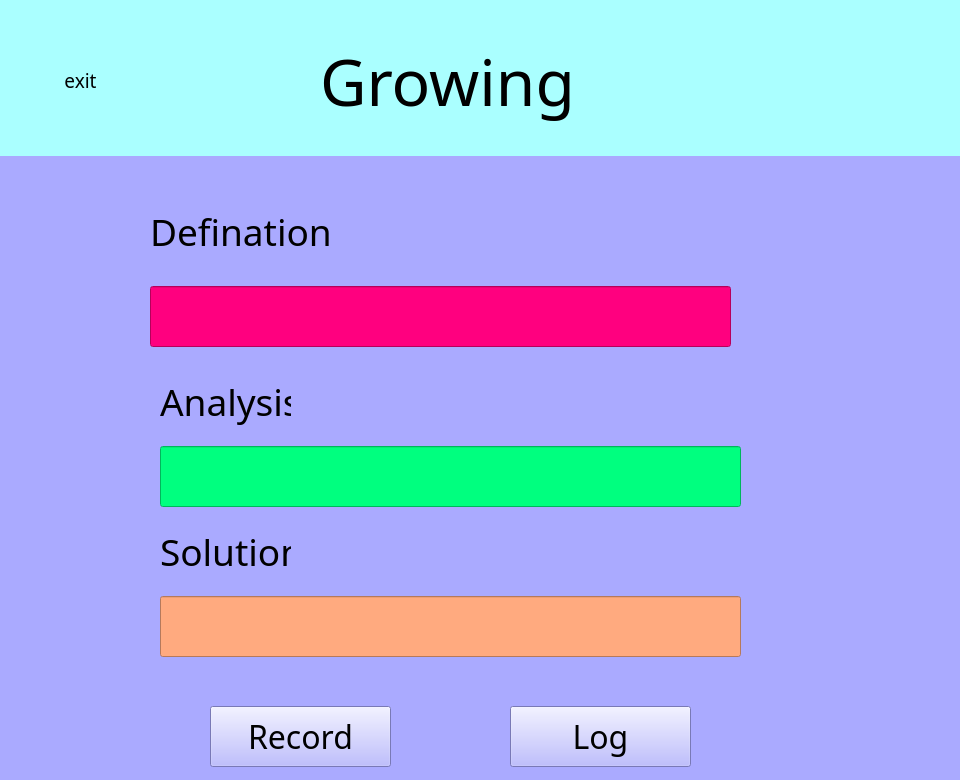
<?xml version="1.0" encoding="UTF-8"?>
<ui version="4.0">
 <class>Form</class>
 <widget class="QWidget" name="Form">
  <property name="geometry">
   <rect>
    <x>0</x>
    <y>0</y>
    <width>960</width>
    <height>780</height>
   </rect>
  </property>
  <property name="minimumSize">
   <size>
    <width>960</width>
    <height>780</height>
   </size>
  </property>
  <property name="maximumSize">
   <size>
    <width>960</width>
    <height>780</height>
   </size>
  </property>
  <property name="windowTitle">
   <string>Form</string>
  </property>
  <layout class="QVBoxLayout" name="verticalLayout" stretch="1,4">
   <property name="spacing">
    <number>0</number>
   </property>
   <property name="leftMargin">
    <number>0</number>
   </property>
   <property name="topMargin">
    <number>0</number>
   </property>
   <property name="rightMargin">
    <number>0</number>
   </property>
   <property name="bottomMargin">
    <number>0</number>
   </property>
   <item>
    <widget class="QWidget" name="widget" native="true">
     <property name="styleSheet">
      <string notr="true">background-color: rgb(170, 255, 255);</string>
     </property>
     <widget class="QLabel" name="label">
      <property name="geometry">
       <rect>
        <x>320</x>
        <y>40</y>
        <width>311</width>
        <height>81</height>
       </rect>
      </property>
      <property name="font">
       <font>
        <family>华文楷体</family>
        <pointsize>48</pointsize>
       </font>
      </property>
      <property name="text">
       <string>Growing</string>
      </property>
     </widget>
     <widget class="QPushButton" name="pushButton_5">
      <property name="geometry">
       <rect>
        <x>50</x>
        <y>50</y>
        <width>61</width>
        <height>61</height>
       </rect>
      </property>
      <property name="font">
       <font>
        <family>.萍方-简</family>
        <pointsize>14</pointsize>
       </font>
      </property>
      <property name="styleSheet">
       <string notr="true">QPushButton {
	border-radius:25px;
	color: rgb(0,0,0);
}

QPushButton:hover {
	border:4px double rgb(85, 0, 127);
	background-color:rgb(0, 255, 255);
}
</string>
      </property>
      <property name="text">
       <string>exit</string>
      </property>
     </widget>
    </widget>
   </item>
   <item>
    <widget class="QWidget" name="widget_2" native="true">
     <property name="styleSheet">
      <string notr="true">background-color: rgb(170, 170, 255);</string>
     </property>
     <widget class="QLineEdit" name="Reason_le">
      <property name="geometry">
       <rect>
        <x>150</x>
        <y>130</y>
        <width>581</width>
        <height>61</height>
       </rect>
      </property>
      <property name="font">
       <font>
        <family>华文楷体</family>
        <pointsize>24</pointsize>
       </font>
      </property>
      <property name="styleSheet">
       <string notr="true">background-color: rgb(255, 0, 127);</string>
      </property>
      <property name="clearButtonEnabled">
       <bool>true</bool>
      </property>
     </widget>
     <widget class="QLabel" name="label_2">
      <property name="geometry">
       <rect>
        <x>150</x>
        <y>50</y>
        <width>301</width>
        <height>51</height>
       </rect>
      </property>
      <property name="font">
       <font>
        <family>华文楷体</family>
        <pointsize>28</pointsize>
       </font>
      </property>
      <property name="text">
       <string>Defination</string>
      </property>
     </widget>
     <widget class="QLabel" name="label_3">
      <property name="geometry">
       <rect>
        <x>160</x>
        <y>220</y>
        <width>131</width>
        <height>51</height>
       </rect>
      </property>
      <property name="font">
       <font>
        <family>华文楷体</family>
        <pointsize>28</pointsize>
       </font>
      </property>
      <property name="text">
       <string>Analysis</string>
      </property>
     </widget>
     <widget class="QLineEdit" name="Necessity_le">
      <property name="geometry">
       <rect>
        <x>160</x>
        <y>290</y>
        <width>581</width>
        <height>61</height>
       </rect>
      </property>
      <property name="font">
       <font>
        <family>华文楷体</family>
        <pointsize>24</pointsize>
       </font>
      </property>
      <property name="styleSheet">
       <string notr="true">background-color: rgb(0, 255, 127);</string>
      </property>
      <property name="clearButtonEnabled">
       <bool>true</bool>
      </property>
     </widget>
     <widget class="QLabel" name="label_4">
      <property name="geometry">
       <rect>
        <x>160</x>
        <y>370</y>
        <width>131</width>
        <height>51</height>
       </rect>
      </property>
      <property name="font">
       <font>
        <family>华文楷体</family>
        <pointsize>28</pointsize>
       </font>
      </property>
      <property name="text">
       <string>Solution</string>
      </property>
     </widget>
     <widget class="QLineEdit" name="Action_le">
      <property name="geometry">
       <rect>
        <x>160</x>
        <y>440</y>
        <width>581</width>
        <height>61</height>
       </rect>
      </property>
      <property name="font">
       <font>
        <family>华文楷体</family>
        <pointsize>24</pointsize>
       </font>
      </property>
      <property name="styleSheet">
       <string notr="true">background-color: rgb(255, 170, 127);</string>
      </property>
      <property name="clearButtonEnabled">
       <bool>true</bool>
      </property>
     </widget>
     <widget class="QPushButton" name="pushButton_3">
      <property name="geometry">
       <rect>
        <x>510</x>
        <y>550</y>
        <width>181</width>
        <height>61</height>
       </rect>
      </property>
      <property name="font">
       <font>
        <family>楷体</family>
        <pointsize>24</pointsize>
       </font>
      </property>
      <property name="text">
       <string>Log</string>
      </property>
     </widget>
     <widget class="QPushButton" name="pushButton_4">
      <property name="geometry">
       <rect>
        <x>210</x>
        <y>550</y>
        <width>181</width>
        <height>61</height>
       </rect>
      </property>
      <property name="font">
       <font>
        <family>楷体</family>
        <pointsize>24</pointsize>
       </font>
      </property>
      <property name="text">
       <string>Record</string>
      </property>
     </widget>
    </widget>
   </item>
  </layout>
 </widget>
 <resources/>
 <connections>
  <connection>
   <sender>pushButton_3</sender>
   <signal>clicked()</signal>
   <receiver>Form</receiver>
   <slot>log()</slot>
   <hints>
    <hint type="sourcelabel">
     <x>621</x>
     <y>714</y>
    </hint>
    <hint type="destinationlabel">
     <x>612</x>
     <y>-17</y>
    </hint>
   </hints>
  </connection>
  <connection>
   <sender>pushButton_4</sender>
   <signal>clicked()</signal>
   <receiver>Form</receiver>
   <slot>Record()</slot>
   <hints>
    <hint type="sourcelabel">
     <x>299</x>
     <y>734</y>
    </hint>
    <hint type="destinationlabel">
     <x>290</x>
     <y>-8</y>
    </hint>
   </hints>
  </connection>
  <connection>
   <sender>pushButton_5</sender>
   <signal>clicked()</signal>
   <receiver>Form</receiver>
   <slot>exit_challenge()</slot>
   <hints>
    <hint type="sourcelabel">
     <x>86</x>
     <y>75</y>
    </hint>
    <hint type="destinationlabel">
     <x>76</x>
     <y>-8</y>
    </hint>
   </hints>
  </connection>
 </connections>
 <slots>
  <slot>Record()</slot>
  <slot>log()</slot>
  <slot>exit_challenge()</slot>
 </slots>
</ui>
